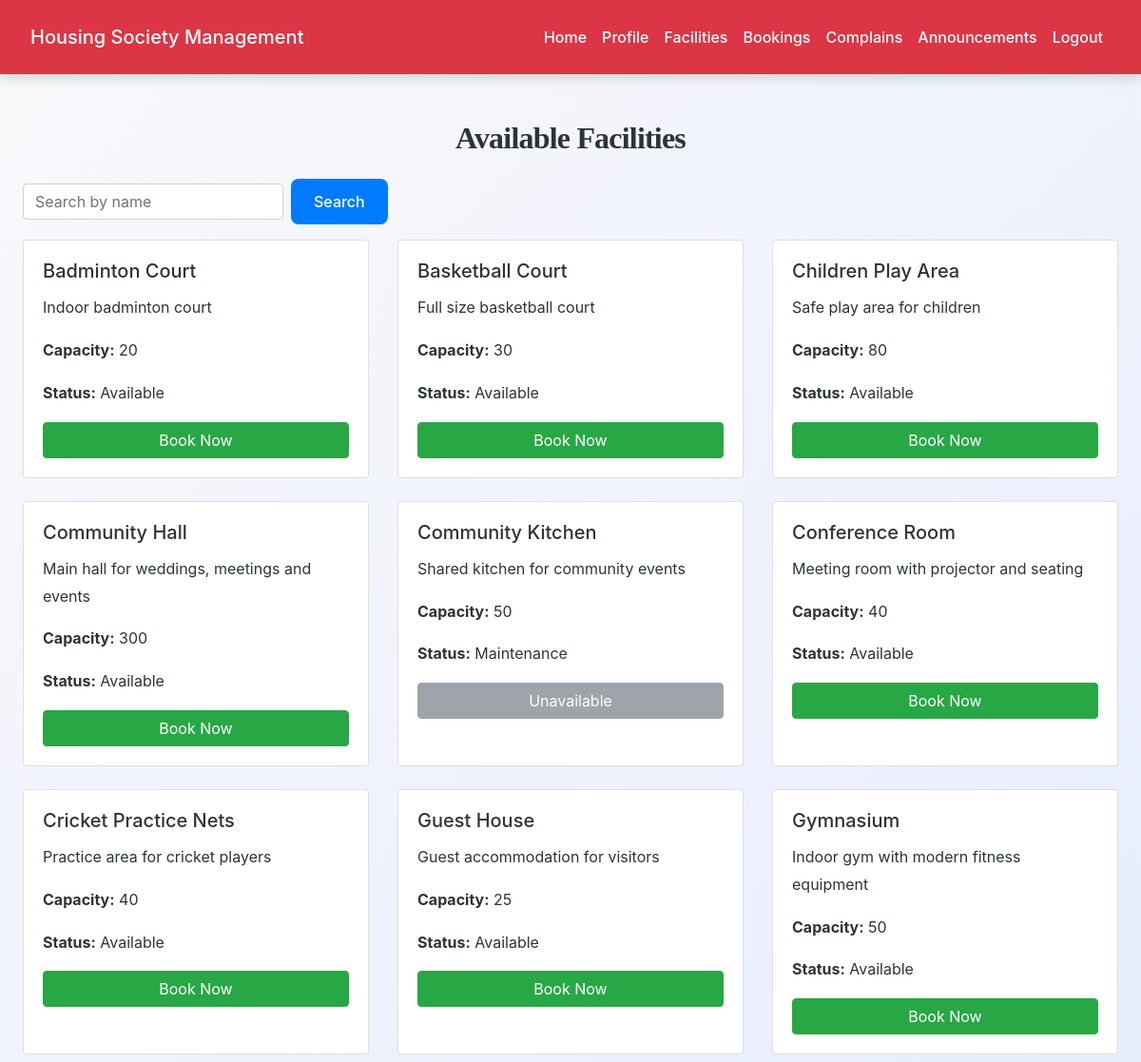
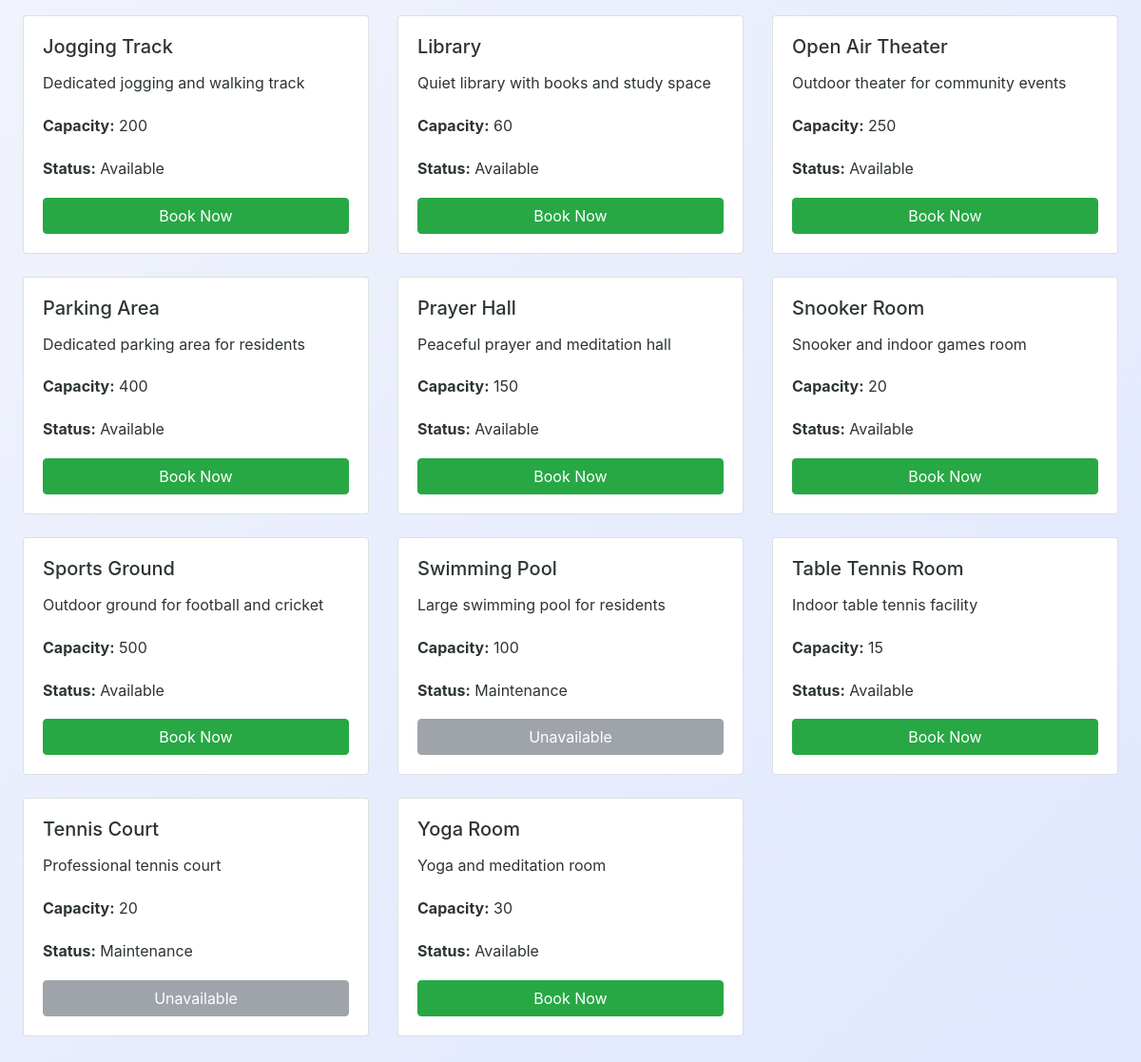
The page /resident/facilities.php (signed in) on the database its author committed (2 pictures, top to bottom).
### tables this page shows
CREATE TABLE `facilities` (
  `id` int(11) NOT NULL,
  `name` varchar(100) NOT NULL,
  `description` text DEFAULT NULL,
  `capacity` int(11) DEFAULT NULL,
  `availability` enum('available','maintenance') DEFAULT 'available',
  `created_at` timestamp NOT NULL DEFAULT current_timestamp()
);

### resident/facilities.php (the view, shortened to what this page needs)
<?php
include('../config.php');
$search = '';
$sql = "SELECT * FROM facilities WHERE name LIKE ? ORDER BY name ASC";
$stmt = $conn->prepare($sql);
$like_search = "%$search%";
$stmt->bind_param("s", $like_search);
$stmt->execute();
$result = $stmt->get_result();
$facilities = $result->fetch_all(MYSQLI_ASSOC);
?>
<!DOCTYPE html>
<html lang="en">
<head>
    <link rel="stylesheet" href="https://maxcdn.bootstrapcdn.com/bootstrap/4.5.2/css/bootstrap.min.css">
    <link rel="stylesheet" href="../css/style.css">
</head>
<body>
<?php include('navbar.php'); ?>
<div class="container mt-5">
    <h2 class="mb-4">Available Facilities</h2>
    <form class="form-inline mb-3" method="get">
        <input type="text" name="search" class="form-control mr-2" placeholder="Search by name" value="<?= htmlspecialchars($search) ?>">
        <button type="submit" class="btn btn-primary">Search</button>
    </form>
    <div class="row">
        <?php if (count($facilities) > 0): ?>
            <?php foreach ($facilities as $facility): ?>
                <div class="col-md-4 mb-4">
                    <div class="card h-100">
                        <div class="card-body">
                            <h5 class="card-title"><?= htmlspecialchars($facility['name']); ?></h5>
                            <p class="card-text"><?= htmlspecialchars($facility['description']); ?></p>
                            <p><strong>Capacity:</strong> <?= $facility['capacity'] ?: 'N/A'; ?></p>
                            <p><strong>Status:</strong> <?= ucfirst($facility['availability']); ?></p>
                            <?php if ($facility['availability'] === 'available'): ?>
                                <button class="btn btn-success btn-block" data-toggle="modal" data-target="#bookModal" data-id="<?= $facility['id'] ?>" data-name="<?= htmlspecialchars($facility['name']) ?>">Book Now</button>
                            <?php else: ?>
                                <button class="btn btn-secondary btn-block" disabled>Unavailable</button>
                            <?php endif; ?>
                        </div>
                    </div>
                </div>
            <?php endforeach; ?>
        <?php else: ?>
            <div class="col-12">
                <div class="alert alert-info text-center">No facilities found.</div>
            </div>
        <?php endif; ?>
    </div>
</div>
</body>
</html>

### css/style.css (style rules this page uses)
:root { --primary: #007bff; --secondary: #6c757d; --success: #28a745; --info: #17a2b8; --warning: #ffc107; --danger: #dc3545; --light: #f8f9fa; --dark: #2d3436; --accent: #ff6f61; --highlight: #6f42c1; --shadow: rgba(0, 0, 0, 0.15); --transition: all 0.3s ease-in-out; }
body { font-family: 'Inter', 'Segoe UI', Tahoma, Geneva, Verdana, sans-serif; background: linear-gradient(135deg, var(--light) 0%, #e0e7ff 100%); color: var(--dark); line-height: 1.8; margin: 0; padding: 0; min-height: 100vh; font-size: 16px; }
h1, h2, h3, h4 { text-align: center; margin: 2.5rem 0; font-family: 'Georgia', 'Times New Roman', serif; color: var(--dark); font-weight: 700; letter-spacing: -0.025em; }
h2 { font-size: 2rem; }
.container { max-width: 1200px; margin: 0 auto 3rem; padding: 0 1.5rem; }
.btn-primary { background-color: var(--primary); color: #fff; border: none; border-radius: 8px; padding: 0.75rem 1.5rem; font-size: 1rem; font-weight: 500; cursor: pointer; transition: var(--transition); display: inline-flex; align-items: center; justify-content: center; }

### rows shown on the page
facilities: name "Badminton Court", description "Indoor badminton court", capacity "20", availability "Available"
facilities: name "Basketball Court", description "Full size basketball court", capacity "30", availability "Available"
facilities: name "Children Play Area", description "Safe play area for children", capacity "80", availability "Available"
facilities: name "Community Hall", description "Main hall for weddings, meetings and events", capacity "300", availability "Available"
facilities: name "Community Kitchen", description "Shared kitchen for community events", capacity "50", availability "Maintenance", shows "Unavailable"
facilities: name "Conference Room", description "Meeting room with projector and seating", capacity "40", availability "Available"
facilities: name "Cricket Practice Nets", description "Practice area for cricket players", capacity "40", availability "Available"
facilities: name "Guest House", description "Guest accommodation for visitors", capacity "25", availability "Available"
facilities: name "Gymnasium", description "Indoor gym with modern fitness equipment", capacity "50", availability "Available"
facilities: name "Jogging Track", description "Dedicated jogging and walking track", capacity "200", availability "Available"
facilities: name "Library", description "Quiet library with books and study space", capacity "60", availability "Available"
facilities: name "Open Air Theater", description "Outdoor theater for community events", capacity "250", availability "Available"
facilities: name "Parking Area", description "Dedicated parking area for residents", capacity "400", availability "Available"
facilities: name "Prayer Hall", description "Peaceful prayer and meditation hall", capacity "150", availability "Available"
facilities: name "Snooker Room", description "Snooker and indoor games room", capacity "20", availability "Available"
facilities: name "Sports Ground", description "Outdoor ground for football and cricket", capacity "500", availability "Available"
facilities: name "Swimming Pool", description "Large swimming pool for residents", capacity "100", availability "Maintenance", shows "Unavailable"
facilities: name "Table Tennis Room", description "Indoor table tennis facility", capacity "15", availability "Available"
facilities: name "Tennis Court", description "Professional tennis court", capacity "20", availability "Maintenance", shows "Unavailable"
facilities: name "Yoga Room", description "Yoga and meditation room", capacity "30", availability "Available"
